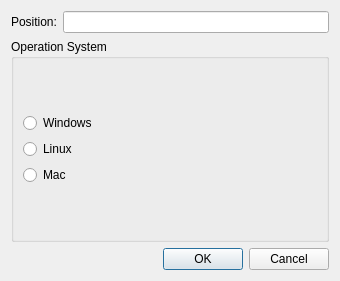
<?xml version="1.0" encoding="UTF-8"?>
<ui version="4.0">
 <class>infoDialog</class>
 <widget class="QDialog" name="infoDialog">
  <property name="geometry">
   <rect>
    <x>0</x>
    <y>0</y>
    <width>340</width>
    <height>281</height>
   </rect>
  </property>
  <property name="windowTitle">
   <string>Dialog</string>
  </property>
  <layout class="QVBoxLayout" name="verticalLayout_3">
   <item>
    <layout class="QHBoxLayout" name="horizontalLayout">
     <item>
      <widget class="QLabel" name="positionLabel">
       <property name="text">
        <string>Position:</string>
       </property>
      </widget>
     </item>
     <item>
      <widget class="QLineEdit" name="PositionLineEdit"/>
     </item>
    </layout>
   </item>
   <item>
    <widget class="QGroupBox" name="osGroupBox">
     <property name="title">
      <string>Operation System</string>
     </property>
     <layout class="QVBoxLayout" name="verticalLayout_2">
      <item>
       <layout class="QVBoxLayout" name="verticalLayout">
        <item>
         <widget class="QRadioButton" name="WindowsRadioButton">
          <property name="text">
           <string>Windows</string>
          </property>
         </widget>
        </item>
        <item>
         <widget class="QRadioButton" name="linuxRadioButton">
          <property name="text">
           <string>Linux</string>
          </property>
         </widget>
        </item>
        <item>
         <widget class="QRadioButton" name="macRadioButton">
          <property name="text">
           <string>Mac</string>
          </property>
         </widget>
        </item>
       </layout>
      </item>
     </layout>
    </widget>
   </item>
   <item>
    <layout class="QHBoxLayout" name="horizontalLayout_3">
     <item>
      <spacer name="horizontalSpacer">
       <property name="orientation">
        <enum>Qt::Orientation::Horizontal</enum>
       </property>
       <property name="sizeHint" stdset="0">
        <size>
         <width>58</width>
         <height>20</height>
        </size>
       </property>
      </spacer>
     </item>
     <item>
      <layout class="QHBoxLayout" name="horizontalLayout_2">
       <item>
        <widget class="QPushButton" name="OkPushButton">
         <property name="text">
          <string>OK</string>
         </property>
        </widget>
       </item>
       <item>
        <widget class="QPushButton" name="cancelPushButton">
         <property name="text">
          <string>Cancel</string>
         </property>
        </widget>
       </item>
      </layout>
     </item>
    </layout>
   </item>
  </layout>
 </widget>
 <resources/>
 <connections/>
</ui>
